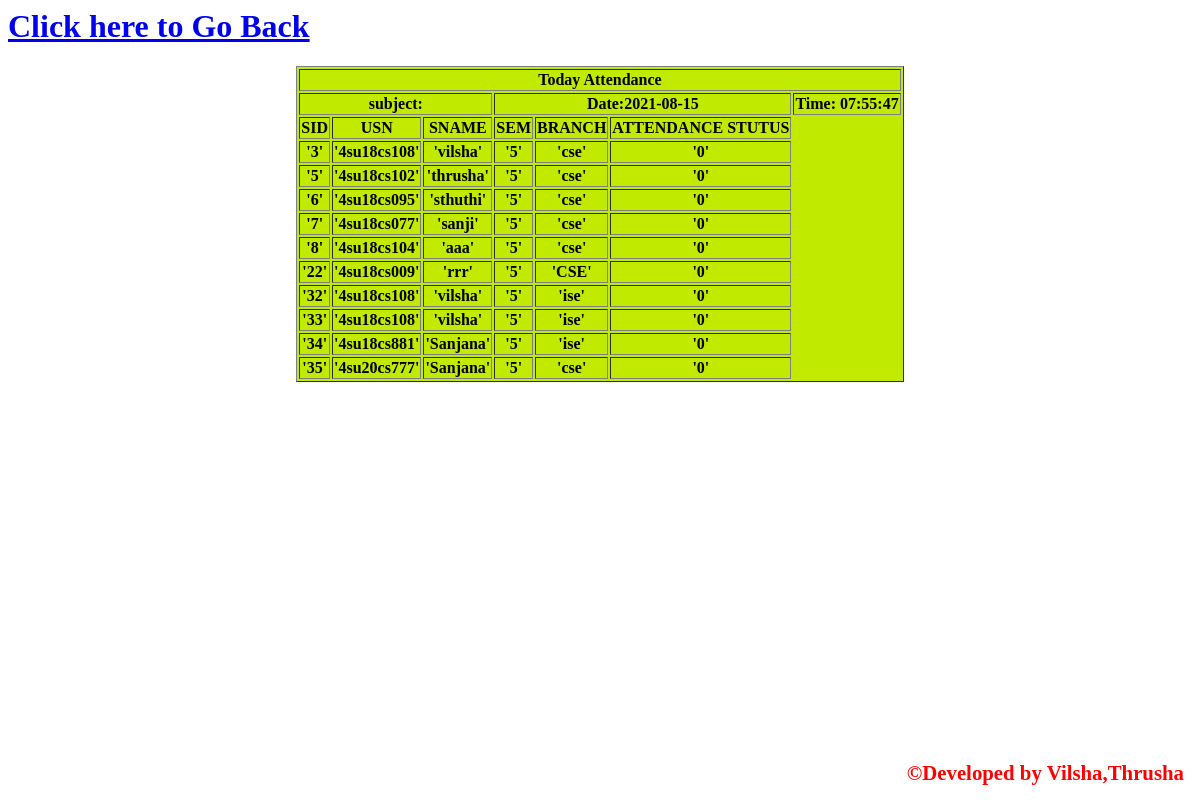
The app's page /testing5.php with its own data.
### tables this page shows
CREATE TABLE `student` (
  `sid` int(10) NOT NULL,
  `usn` varchar(10) NOT NULL,
  `sname` varchar(20) NOT NULL,
  `sem` int(10) NOT NULL,
  `branch` varchar(10) NOT NULL,
  `phone` bigint(10) NOT NULL,
  `email` varchar(30) NOT NULL,
  `spassword` varchar(20) NOT NULL
);

### testing5.php (the view, shortened to what this page needs)
<?php
 include 'copyrights.php'; ?>
<html>
<table align="center" border="1" bgcolor="cream">
<tr><th colspan="9">Today Attendance</th></tr>
<tr>
<?php
$con=mysqli_connect("localhost","root","","application");
mysqli_select_db($con,"application") or die("cannot connect to the database");
$subject=$_GET['subject'];
echo "<th colspan='3'> subject:".$subject."</th>";
$currentDate = date( 'Y-m-d ', time () );
echo "<th colspan='3'>Date:".$currentDate."</th>";
$currentTime = date( ' h:i:s ', time () );
echo "<th colspan='3'>Time:".$currentTime."</th></tr>";
echo "<tr> <th> SID</th> <th> USN </th> <th> SNAME </th> <th> SEM </th> <th> BRANCH </th> <th> ATTENDANCE STUTUS</th></tr>";
$query1="select *from student where sem=5";
$run=mysqli_query($con,$query1);
while ($row=mysqli_fetch_array($run))
{
 $sid=$row[0];
$usn=$row[1];
$sname=$row[2];
$sem=$row[3];
$branch=$row[4];
$found=0;
if($found==1)
{
	$entry=1;
$query2= "insert into attendance1(sid,usn,sname,sem,branch,subject,dat,time,entry) values ($sid,'$usn','$sname',$sem,'$branch','$subject','$currentDate','$currentTime','$entry')";
echo "<tr> <th> '$sid'</th> <th> '$usn' </th> <th> '$sname' </th> <th> '$sem' </th> <th> '$branch' </th> <th>'1'</th></tr>";
$con=mysqli_connect("localhost","root","","application");
mysqli_select_db($con,"application") or die("cannot connect to the database");
mysqli_query($con,$query2);
}
else
{
echo "<tr> <th> '$sid'</th> <th> '$usn' </th> <th> '$sname' </th> <th> '$sem' </th> <th> '$branch' </th> <th>'0'</th></tr>";
}
}
?>
 <a href="Mark_attendance5.php"><h1>Click here to Go Back</h1></a>

### records on screen
student: sid "3", usn "4su18cs108", sname "vilsha", sem "5", branch "cse"
student: sid "5", usn "4su18cs102", sname "thrusha", sem "5", branch "cse"
student: sid "6", usn "4su18cs095", sname "sthuthi", sem "5", branch "cse"
student: sid "7", usn "4su18cs077", sname "sanji", sem "5", branch "cse"
student: sid "8", usn "4su18cs104", sname "aaa", sem "5", branch "cse"
student: sid "22", usn "4su18cs009", sname "rrr", sem "5", branch "CSE"
student: sid "32", usn "4su18cs108", sname "vilsha", sem "5", branch "ise"
student: sid "33", usn "4su18cs108", sname "vilsha", sem "5", branch "ise"
student: sid "34", usn "4su18cs881", sname "Sanjana", sem "5", branch "ise"
student: sid "35", usn "4su20cs777", sname "Sanjana", sem "5", branch "cse"

### other values on screen
$currentDate "2021-08-15"
$currentTime "07:55:47"
